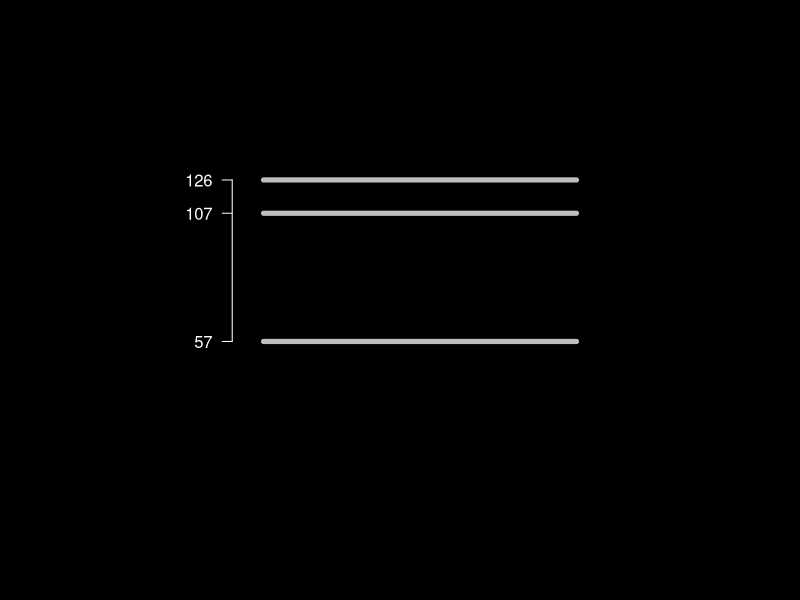

This figure's R source:
library(stringr)
library(glue)
#Definir Enzima de Restricción
enzima_restriccion <- function(seq, sitio){
  cortes <- unlist(gregexpr(sitio, seq))
  fragmentos <- c(diff(cortes), nchar(seq)-cortes[length(cortes)])
  return(fragmentos)
}

#Definir la secuencia de ADN y sitio de corte
ADN <- "TTAAATTGAGAGTTTGATCCTGGCTCAGGATGAACGCTGGTGGCGTGCCTAATACATGCAAGTCGTACGCTAGCCGCTGAATTGATCCTTCGGGTGAAGTGAGGCAATGACTAGAGTGGCGAACTGGTGAGTAACACGTAAGAAACCTGCCCTTTAGTGGGGGATAACATTTGGAAACAGATGCTAATACCGCGTAACAACAAATCACACATGTGATCTGTTTGAAAGGTCCTTTTGGATCGCTAGAGGATGGTCTTGCGGCGTATTAGCTTGTTGGTAGGGTAGAAGCCTACCAAGGCAATGATGCGTAGCCGAGTTGAGAGACTGGCCGGCCACATTGGGACTGAGACACTGCCCAAACTCCTACGGGAGGCTGCAGTAGGGAATTTTCCGCAATGCACGAAAGTGTGACGGAGCGACGCCGCGTGTGTGATGAAGGCTTTCGGGTCGTAAAGCACTGTTGTAAGGGAAGAATAACTGAATTCAGAGAAAGTTTTCAGCTTGACGGTACCTTACCAGAAAGGGATGGCTAAATACGTGCCAGCAGCCGCGGTAATACGTATGTCCCGAGCGTTATCCGGATTTATTGGGCGTAAAGCGAGCGCAGACGGTTTATTAAGTCTGATGTGAAATCCCGAGGCCCAACCTCGGAACTGCATTGGAAACTGATTTACTTGAGTGCGATAGAGGCAAGTGGAACTCCATGTGTAGCGGTGAAATGCGTAGATATGTGGAAGAACACCAGTGGCGAAAGCGGCTTGCTAGATCGTAACTGACGTTGAGGCTCGAAAGTATGGGTAGCAAACGGGATTAGATACCCCGGTAGTCCATACCGTAAACGATGGGTGCTAGTTGTTAAGAGGTTTCCGCCTCCTAGTGACGTAGCAAACGCATTAAGCACCCCGCCTGAGGAGTACGGCCGCAAGGCTAAAACTTAAAGGAATTGACGGGGACCCGCACAAGCGGTGGAGCATGTGGTTTAATTCGAAGATACGCGAAAAACCTTACCAGGTCTTGACATACCAATGATCGCTTTTGTAATGAAAGCTTTTCTTCGGAACATTGGATACAGGTGGTGCATGGTCGTCGTCAGCTCGTGTCGTGAGATGTTGGGTTAAGTCCCGCAACGAGCGCAACCCTTGTTATTAGTTGCCAGCATTTAGTTGGGCACTCTAATGAGACTGCCGGTGATAAACCGGAGGAAGGTGGGGACGACGTCAGATCATCATGCCCCTTATGACCTGGGCAACACACGTGCTACAATGGGAAGTACAACGAGTCGCAAACCGGCGACGGTAAGCTAATCTCTTAAAACTTCTCTCAGTTCGGACTGGAGTCTGCAACTCGACTCCACGAAGGCGGAATCGCTAGTAATCGCGAATCAGCATGTCGCGGTGAATACGTTCCCGGGTCTTGTACACACCGCCCGTCAAATCATGGGAGTCGGAAGTACCCAAAGTCGCTTGGCTAACTTTTAGAGGCCGGTGCCTAAGGTAAAATCGATGACTGGGATTAAGTCGTAACAAGGTAGCCGTAGGAGAACCTGCGGCTGGATCACCTCCTTTCT"
hinfi <- "GAGTC"

#Obtener los fragmentos de restriccion
fragments <- enzima_restriccion(ADN, hinfi)


#Dibujar las bandas del gel electroforetico de Agarosa del ADN fragmentado
ry <- range(fragments) * c(0.5, 1.5)
par (bg = "black")
plot(1, type="n", ylim = ry, log = "y", xlim = c(0,2))


for(i in fragments){
  segments(0.5, i, 1.5, i, lwd=5, col = "grey")
}

axis(2, at = fragments, labels = fragments, pos = 0.4, las = 1, col = "white", col.axis = "white")
